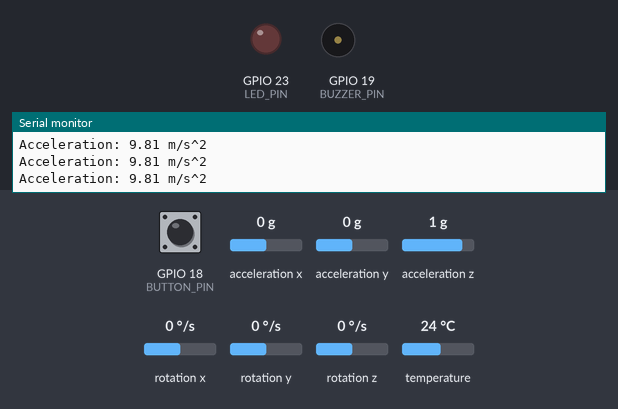
Bench run of a sketch on a simulated ESP32. Parts: output pins drawn as LEDs (lit = HIGH), buzzer (waves = sounding), the last lines printed to the serial monitor. The inputs (shaded band) are chosen by the test bench; at power-on: GPIO 18 (BUTTON_PIN) HIGH, acceleration x 0 g, acceleration y 0 g, acceleration z 1 g, rotation x 0 °/s, rotation y 0 °/s, rotation z 0 °/s, temperature 24 °C. WiFi joins after 1.5 s; servers stay silent unless stated; the local clock reads 2024-03-15 10:24:30 at power-on unless the sketch sets it.

Above: at 1.2 s.
1.3 s: GPIO 18 (BUTTON_PIN) pulsed LOW 5 times (0.12 s each, 0.3 s apart)
At 3.4 s:
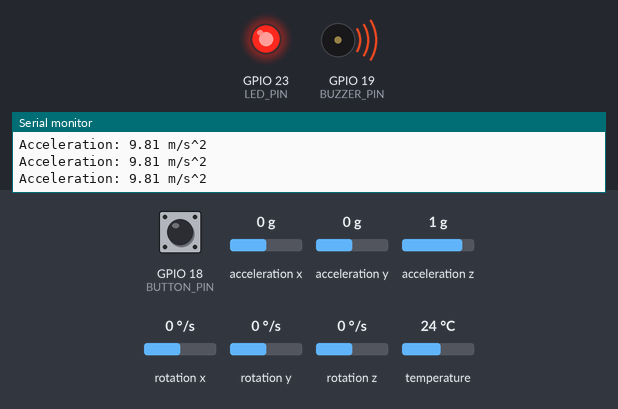
6.8 s: acceleration x set to -1.4 g
At 7.3 s:
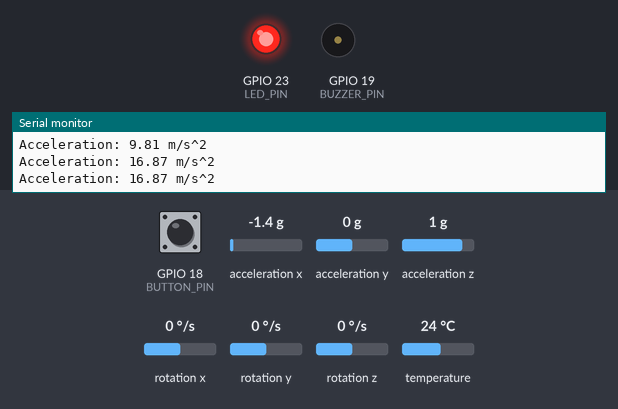
Timing chart, 0 to 9.8 s (numbered marks = the images above; inputs shaded):
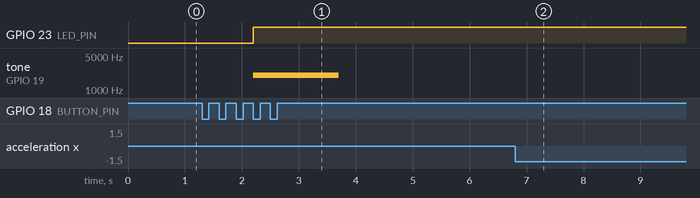

Measured:
- after the input at 1.3 s, GPIO 23 (LED_PIN): LOW → HIGH after 0.90 s; tone on GPIO 19 (BUZZER_PIN): silent → 2000 Hz after 0.90 s, → silent 1.5 s later
- after the input at 6.8 s, GPIO 23 (LED_PIN): stays HIGH (without the input it goes to LOW after 5.5 s)

The sketch:

sketch.ino
```cpp
#define BLYNK_TEMPLATE_ID "TMPL3Cbo1dD1E"
#define BLYNK_TEMPLATE_NAME "Smart Rescue AI"
#define BLYNK_AUTH_TOKEN "GrZCADeUHYtv_i38KUy7iJ9eGoOnq46_"


#define BLYNK_PRINT Serial

#include <WiFi.h>
#include <BlynkSimpleEsp32.h>
#include <Wire.h>
#include <Adafruit_MPU6050.h>
#include <Adafruit_Sensor.h>
#include <time.h>
#include <math.h>

// ---------- Wi-Fi ----------
char ssid[] = "Wokwi-GUEST";
char pass[] = "";

// ---------- Hardware pins ----------
#define SDA_PIN     21
#define SCL_PIN     22
#define BUTTON_PIN  18
#define LED_PIN     23
#define BUZZER_PIN  19

// ---------- Simulated location ----------
// Example coordinates in Bengaluru, India.
// These are NOT live GPS coordinates.
const double SIM_LATITUDE  = 12.971600;
const double SIM_LONGITUDE = 77.594600;

// ---------- Detection settings ----------
const float IMPACT_THRESHOLD = 25.0;  // m/s^2
const float NORMAL_THRESHOLD = 15.0;  // m/s^2

Adafruit_MPU6050 mpu;
BlynkTimer timer;

bool mpuReady = false;
bool accidentLatched = false;
bool lastButtonState = HIGH;

float acceleration = 0.0;
int alertCount = 0;

unsigned long lastButtonTime = 0;
unsigned long normalSince = 0;

// ---------- Timestamp ----------
String getTimestamp() {
  struct tm timeinfo;

  if (getLocalTime(&timeinfo, 1000)) {
    char buffer[30];
    strftime(buffer, sizeof(buffer),
             "%Y-%m-%d %H:%M:%S", &timeinfo);
    return String(buffer) + " IST";
  }

  return "Time not synced";
}

// ---------- Google Maps URL ----------
String getMapURL() {
  String url = "https://www.google.com/maps?q=";
  url += String(SIM_LATITUDE, 6);
  url += ",";
  url += String(SIM_LONGITUDE, 6);
  return url;
}

// ---------- Accident alert ----------
void sendAccidentAlert(const char* source) {
  if (accidentLatched) {
    Serial.println("Alert already active.");
    return;
  }

  accidentLatched = true;
  normalSince = 0;
  alertCount++;

  // Local alarm works even if Wi-Fi is disconnected.
  digitalWrite(LED_PIN, HIGH);
  tone(BUZZER_PIN, 2000, 1500);

  String timestamp = getTimestamp();
  String mapURL = getMapURL();

  String message = "SmartRescue: POSSIBLE ACCIDENT. ";
  message += "Time: " + timestamp;
  message += ". Location: ";
  message += String(SIM_LATITUDE, 6);
  message += ", ";
  message += String(SIM_LONGITUDE, 6);
  message += ". Map: " + mapURL;
  message += ". Acceleration: ";
  message += String(acceleration, 2);
  message += " m/s^2. Trigger: ";
  message += String(source);

  Serial.println("\n===== SMARTRESCUE ALERT =====");
  Serial.println(message);
  Serial.println("=============================");

  if (Blynk.connected()) {
    Blynk.virtualWrite(V0, 1);
    Blynk.virtualWrite(V1, acceleration);
    Blynk.virtualWrite(V2, "POSSIBLE ACCIDENT");
    Blynk.virtualWrite(V3, alertCount);
    Blynk.virtualWrite(V4, timestamp);
    Blynk.virtualWrite(V5, mapURL);

    // Event code must match your Blynk event name.
    Blynk.logEvent("accident_alert", message);

    Serial.println("Alert sent to Blynk.");
  } else {
    Serial.println("Blynk offline; alert printed to Serial.");
  }
}

// ---------- Read MPU6050 ----------
void readSensors() {
  if (!mpuReady) return;

  sensors_event_t a, g, temp;
  mpu.getEvent(&a, &g, &temp);

  // Acceleration magnitude in m/s^2.
  acceleration = sqrt(
    a.acceleration.x * a.acceleration.x +
    a.acceleration.y * a.acceleration.y +
    a.acceleration.z * a.acceleration.z
  );

  Serial.print("Acceleration: ");
  Serial.print(acceleration, 2);
  Serial.println(" m/s^2");

  if (Blynk.connected()) {
    Blynk.virtualWrite(V1, acceleration);
  }

  // Detect a possible high-impact event.
  if (acceleration > IMPACT_THRESHOLD &&
      !accidentLatched) {
    sendAccidentAlert("MPU6050 impact threshold");
  }

  // Rearm only after readings remain normal for 10 seconds.
  if (accidentLatched && acceleration < NORMAL_THRESHOLD) {
    if (normalSince == 0) {
      normalSince = millis();
    }

    if (millis() - normalSince >= 10000UL) {
      accidentLatched = false;
      normalSince = 0;

      digitalWrite(LED_PIN, LOW);
      noTone(BUZZER_PIN);

      if (Blynk.connected()) {
        Blynk.virtualWrite(V0, 0);
        Blynk.virtualWrite(V2, "NORMAL");
      }

      Serial.println("System rearmed: NORMAL.");
    }
  } else {
    normalSince = 0;
  }
}

// ---------- Button test ----------
void checkButton() {
  bool buttonState = digitalRead(BUTTON_PIN);

  if (lastButtonState == HIGH &&
      buttonState == LOW &&
      millis() - lastButtonTime >= 2000UL) {

    lastButtonTime = millis();
    sendAccidentAlert("Manual push-button test");
  }

  lastButtonState = buttonState;
}

// ---------- Blynk connection ----------
void maintainConnection() {
  if (WiFi.status() != WL_CONNECTED) {
    Serial.println("Connecting to Wi-Fi...");
    WiFi.reconnect();
    return;
  }

  if (!Blynk.connected()) {
    Serial.println("Connecting to Blynk...");
    Blynk.connect(1000);
  }

  if (Blynk.connected()) {
    Blynk.virtualWrite(V0, accidentLatched ? 1 : 0);
    Blynk.virtualWrite(V1, acceleration);
    Blynk.virtualWrite(
      V2, accidentLatched ? "POSSIBLE ACCIDENT" : "NORMAL"
    );
    Blynk.virtualWrite(V3, alertCount);
    Blynk.virtualWrite(V4, getTimestamp());
    Blynk.virtualWrite(V5, getMapURL());
  }
}

// ---------- Setup ----------
void setup() {
  Serial.begin(115200);

  pinMode(BUTTON_PIN, INPUT_PULLUP);
  pinMode(LED_PIN, OUTPUT);
  pinMode(BUZZER_PIN, OUTPUT);

  digitalWrite(LED_PIN, LOW);
  noTone(BUZZER_PIN);

  Serial.println("\nStarting SmartRescue AI...");

  // Start I2C and initialise MPU6050.
  Wire.begin(SDA_PIN, SCL_PIN);

  if (mpu.begin()) {
    mpuReady = true;

    mpu.setAccelerometerRange(MPU6050_RANGE_8_G);
    mpu.setGyroRange(MPU6050_RANGE_500_DEG);
    mpu.setFilterBandwidth(MPU6050_BAND_21_HZ);

    Serial.println("MPU6050 ready.");
  } else {
    Serial.println(
      "MPU6050 not found. Button testing is still available."
    );
  }

  // Start Wi-Fi without blocking the entire program.
  WiFi.mode(WIFI_STA);
  WiFi.begin(ssid, pass);

  // India Standard Time = UTC + 5 hours 30 minutes.
  configTime(19800, 0, "pool.ntp.org", "time.google.com");

  // Configure Blynk and reconnect in the background.
  Blynk.config(BLYNK_AUTH_TOKEN);

  timer.setInterval(250L, readSensors);
  timer.setInterval(50L, checkButton);
  timer.setInterval(5000L, maintainConnection);

  Serial.println("SmartRescue ready.");
  Serial.println("Press the button to test an alert.");
}

// ---------- Main loop ----------
void loop() {
  if (WiFi.status() == WL_CONNECTED) {
    Blynk.run();
  }

  timer.run();
}
```
